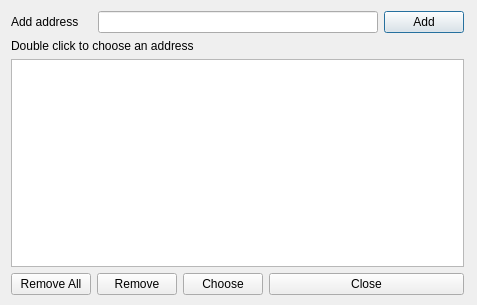
<?xml version="1.0" encoding="UTF-8"?>
<ui version="4.0">
 <class>AddressBookDialog</class>
 <widget class="QDialog" name="AddressBookDialog">
  <property name="geometry">
   <rect>
    <x>0</x>
    <y>0</y>
    <width>477</width>
    <height>305</height>
   </rect>
  </property>
  <property name="windowTitle">
   <string>Address Book</string>
  </property>
  <widget class="QWidget" name="">
   <property name="geometry">
    <rect>
     <x>11</x>
     <y>11</y>
     <width>453</width>
     <height>284</height>
    </rect>
   </property>
   <layout class="QVBoxLayout" name="verticalLayout_2">
    <item>
     <layout class="QHBoxLayout" name="horizontalLayout">
      <item>
       <widget class="QLabel" name="label_2">
        <property name="text">
         <string>Add address</string>
        </property>
       </widget>
      </item>
      <item>
       <widget class="QLineEdit" name="lineEditAddress">
        <property name="minimumSize">
         <size>
          <width>280</width>
          <height>0</height>
         </size>
        </property>
        <property name="maximumSize">
         <size>
          <width>280</width>
          <height>16777215</height>
         </size>
        </property>
        <property name="text">
         <string/>
        </property>
       </widget>
      </item>
      <item>
       <widget class="QPushButton" name="pushButtonAdd">
        <property name="text">
         <string>Add</string>
        </property>
       </widget>
      </item>
     </layout>
    </item>
    <item>
     <layout class="QVBoxLayout" name="verticalLayout">
      <item>
       <widget class="QLabel" name="label">
        <property name="text">
         <string>Double click to choose an address</string>
        </property>
       </widget>
      </item>
      <item>
       <widget class="QListWidget" name="listWidgetAddressBook"/>
      </item>
     </layout>
    </item>
    <item>
     <layout class="QHBoxLayout" name="horizontalLayout_3">
      <item>
       <layout class="QHBoxLayout" name="horizontalLayout_2">
        <item>
         <widget class="QPushButton" name="pushButtonRemoveAll">
          <property name="text">
           <string>Remove All</string>
          </property>
         </widget>
        </item>
        <item>
         <widget class="QPushButton" name="pushButtonRemove">
          <property name="text">
           <string>Remove</string>
          </property>
         </widget>
        </item>
        <item>
         <widget class="QPushButton" name="pushButtonChoose">
          <property name="text">
           <string>Choose</string>
          </property>
         </widget>
        </item>
       </layout>
      </item>
      <item>
       <widget class="QPushButton" name="pushButtonCancel">
        <property name="text">
         <string>Close</string>
        </property>
       </widget>
      </item>
     </layout>
    </item>
   </layout>
  </widget>
 </widget>
 <resources/>
 <connections/>
</ui>
